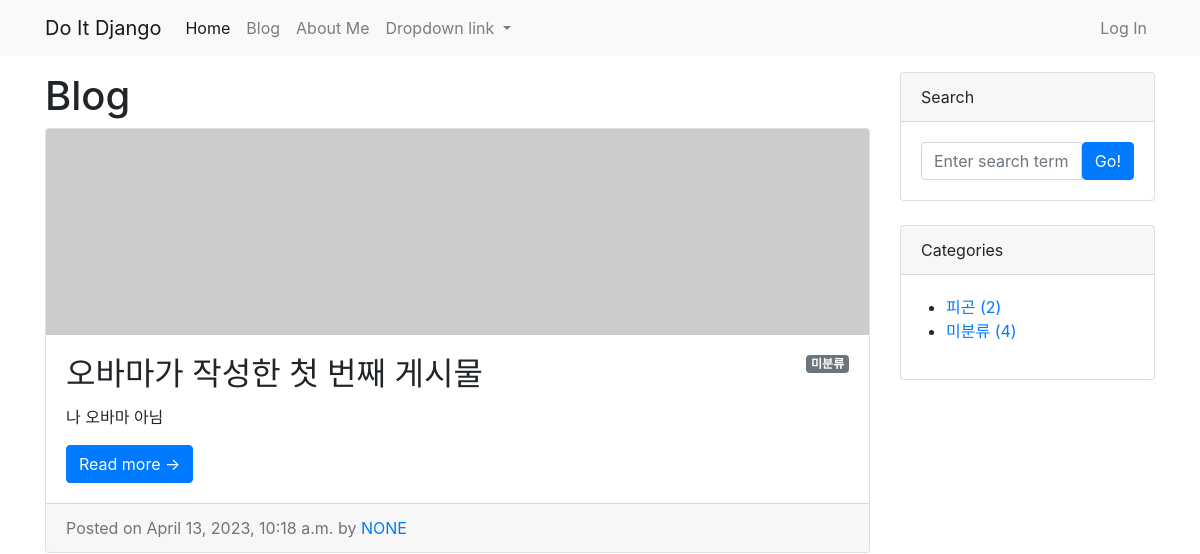
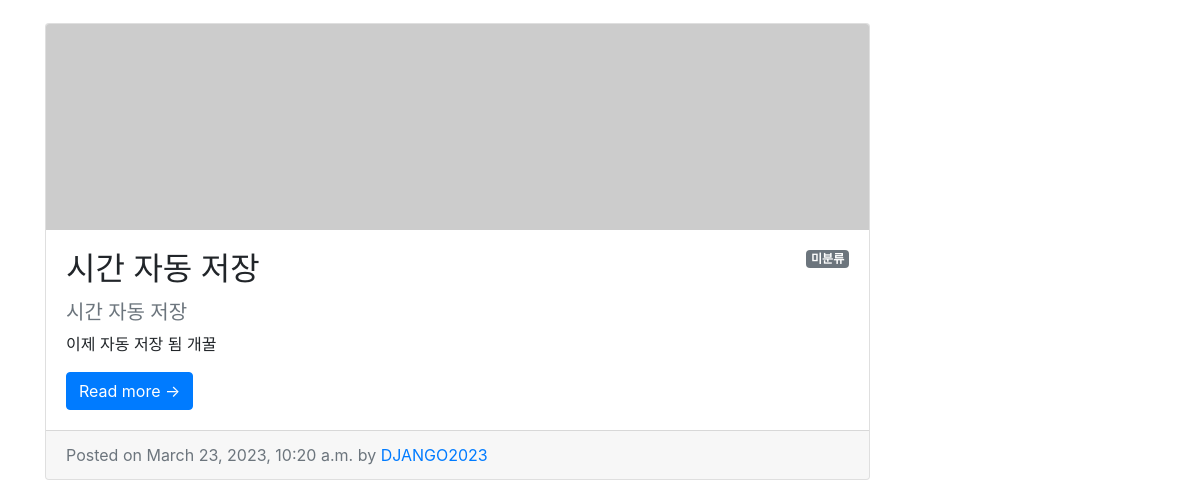
Page /blog/ (upper part) on the earlier database version (2 pictures, top to bottom).
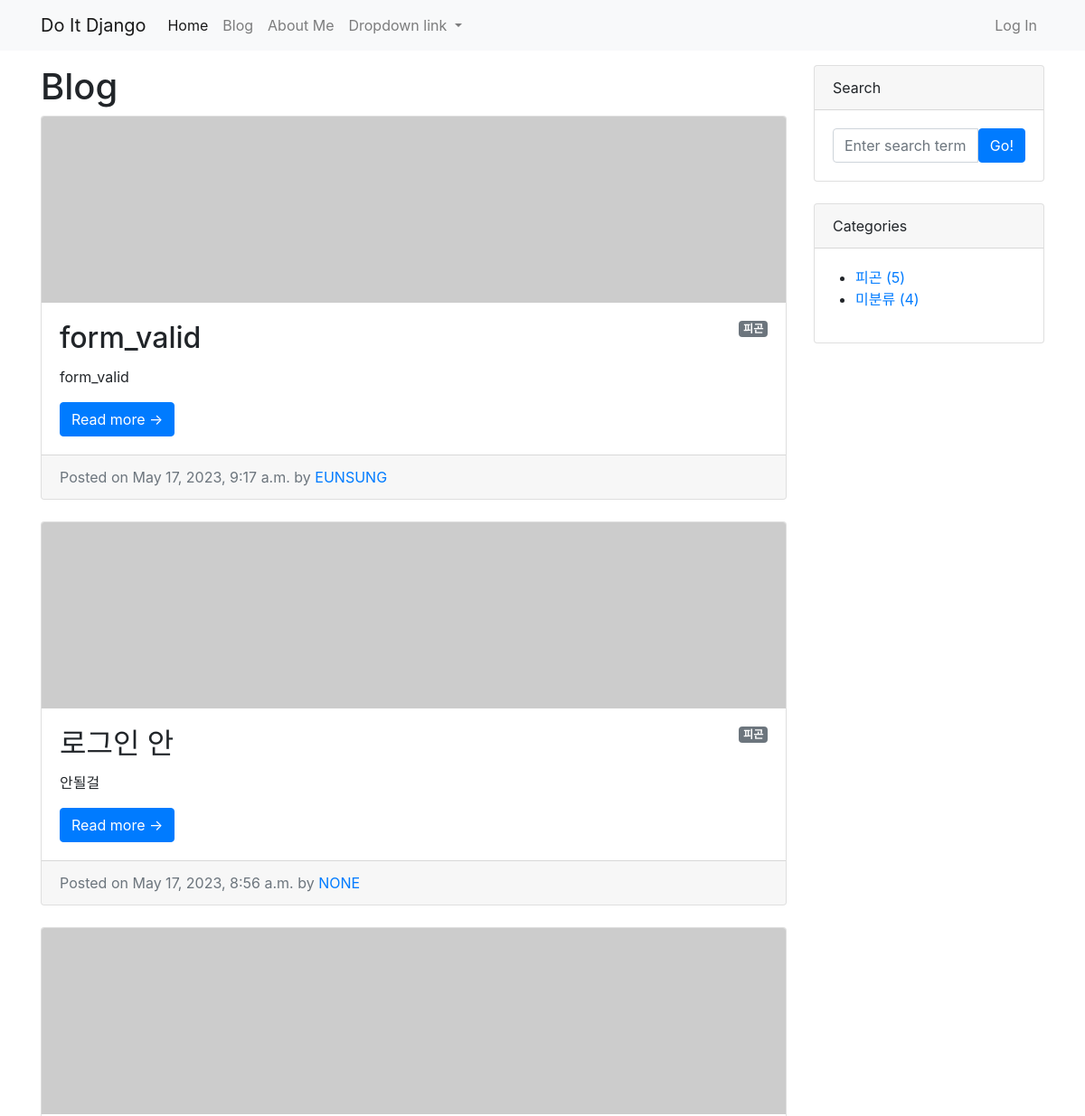
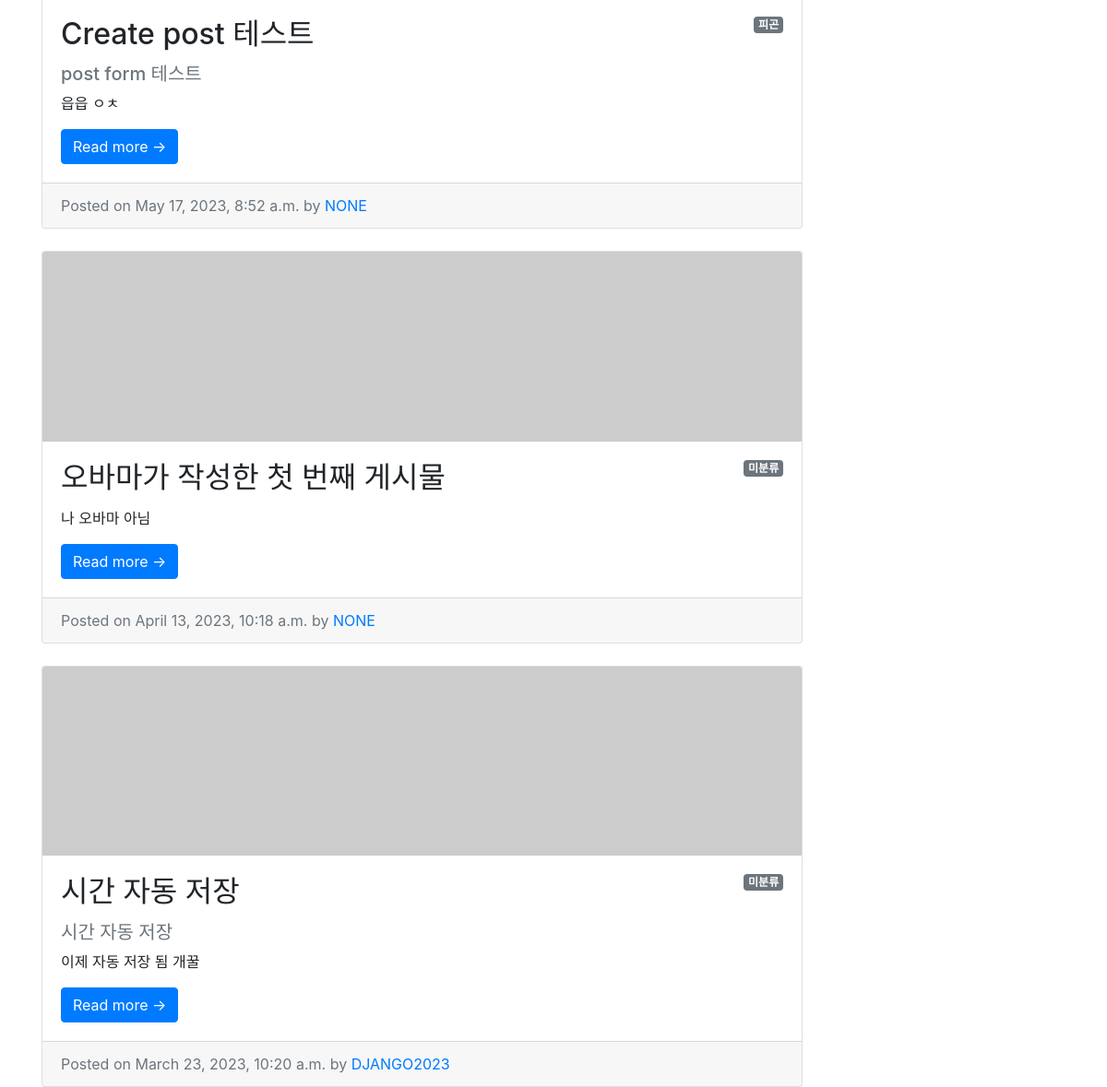
Same page on the later database version (2 pictures, top to bottom).
### blog/models.py (models this page shows, shortened)
class Post(models.Model):
    title = models.CharField(max_length=30)
    hook_text = models.CharField(max_length=100, blank=True)
    content = models.TextField()
    head_image = models.ImageField(upload_to='blog/images/%Y/%m/%d/', blank=True)
    file_upload = models.FileField(upload_to='blog/files/%Y/%m/%d/', blank=True)
    created_at = models.DateTimeField(auto_now_add=True)
    updated_at = models.DateTimeField(auto_now=True)
    author = models.ForeignKey(User, null=True, on_delete=models.SET_NULL)
    category = models.ForeignKey(Category, null=True, blank=True, on_delete=models.SET_NULL)
    tags = models.ManyToManyField(Tag, blank=True)
    def get_absolute_url(self):
        return f'/blog/{self.pk}/'

class Category(models.Model):
    name = models.CharField(max_length=50)
    slug = models.SlugField(max_length=200, unique=True, allow_unicode=True)
    def __str__(self):
        return self.name
    def get_absolute_url(self): # get_absolute_url -> URL을 반환하는 메서드
        return f'/blog/category/{self.slug}/'
    class Meta:
        verbose_name_plural = 'categories'

### blog/views.py (the view)
# urls.py: path('', views.PostList.as_view()),
class PostList(ListView): # ListView 클래스를 상속해서 PostList 클래스 생성
    model = Post
    ordering = '-pk' # pk값의 역순으로 정렬
    def get_context_data(self, **kwargs):
        context = super(PostList, self).get_context_data()
        context['categories'] = Category.objects.all()
        context['no_category_post_count'] = Post.objects.filter(category=None).count()
        return context

### blog/templates/blog/post_list.html (shortened to what this page needs)
{% extends 'blog/base.html' %}
{% block main_area %}
    <h1>Blog
    </h1>
    {% if post_list.exists %}
        {% for p in post_list %}
        <div class="card mb-4" id="post-{{ p.pk }}">
            {% if p.head_image %}
                <img class="card-img-top" src="{{ p.head_image.url }}" alt="{{ p }} head image"/>
            {% else %}
                <img class="card-img-top" src="https://picsum.photos/seed/{{ p.id }}/800/200" alt="random_image">
            {% endif %}
            <div class="card-body">
                {% if p.category %}
                    <span class="badge badge-secondary float-right">{{ p.category }}</span>
                {% else %}
                    <span class="badge badge-secondary float-right">미분류</span>
                {% endif %}
                <h2 class="card-title">{{ p.title }}</h2>
                <h5 class="text-muted">{{ p.hook_text }}</h5>
                <p class="card-text">{{ p.content | truncatewords:45 }}</p>
                <a class="btn btn-primary" href="{{ p.get_absolute_url }}">Read more &rarr;</a>
            </div>
            <div class="card-footer text-muted">
                Posted on {{ p.created_at }} by
                <a href="#">{{ p.author | upper }}</a>
            </div>
        </div>
        {% endfor %}
    {% else %}
        <h3>아직 게시물이 없습니다.</h3>
    {% endif %}
{% endblock %}

### blog/templates/blog/base.html (shortened to what this page needs)
<!DOCTYPE html>
{% load static %}
<html lang="ko">
<html>
    <head>
        <link rel="stylesheet" href="{% static 'blog/bootstrap/bootstrap.min.css' %}" media="screen">
    </head>
    <body>
        {% include 'blog/navbar.html' %}
        <div class="container my-3">
            <div class="row">
                <div class="col-md-8 col-lg-9" id="main-area">
                   {% block main_area %}
                   {% endblock %}
                </div>
                <div class="col-md-4 col-lg-3">
                    <div class="card mb-4">
                        <div class="card-header">Search</div>
                        <div class="card-body">
                            <div class="input-group">
                                <input class="form-control" type="text" placeholder="Enter search term..." aria-label="Enter search term..." aria-describedby="button-search" />
                                <button class="btn btn-primary" id="button-search" type="button">Go!</button>
                            </div>
                        </div>
                    </div>
                    <div class="card mb-4" id="categories-card">
                        <div class="card-header">Categories</div>
                        <div class="card-body">
                            <div class="row">
                                <ul>
                                    {% for category in categories %}
                                    <li><a href="{{ category.get_absolute_url }}"> {{ category }} ({{category.post_set.count }})</a></li>
                                    {% endfor %}
                                    <li><a href="/blog/category/no_category/">미분류 ({{ no_category_post_count }})</a></li>
                                </ul>
                            </div>
                        </div>
                    </div>
                </div>
            </div>
        </div>
    </body>
</html>

### blog/templates/blog/navbar.html (shortened to what this page needs)
<nav class="navbar navbar-expand-lg navbar-light bg-light">
    <div class="container">
        <a class="navbar-brand" href="/">Do It Django</a>
        <div class="collapse navbar-collapse" id="navbarNavDropdown">
            <ul class="navbar-nav">
                <li class="nav-item active">
                    <a class="nav-link" href="/">Home</a>
                </li>
                <li class="nav-item">
                    <a class="nav-link" href="/blog/">Blog</a>
                </li>
                <li class="nav-item">
                    <a class="nav-link" href="/about_me/">About Me</a>
                </li>
                <li class="nav-item dropdown">
                    <a class="nav-link dropdown-toggle" href="#" role="button" data-toggle="dropdown" aria-expanded="false">
                    Dropdown link
                    </a>
                </li>
            </ul>
            <ul class="navbar-nav ml-auto">
                <li class="nav-item">
                    <a class="nav-link" href="#" data-toggle="modal" data-target="#loginModal">Log In</a>
                </li>
            </ul>
        </div>
    </div>
</nav>

Differences in the rows shown:
added Post: category "피곤", title "form_valid", content "form_valid", created_at "May 17, 2023, 9:17 a.m.", author "EUNSUNG"
added Post: category "피곤", title "로그인 안", content "안될걸", created_at "May 17, 2023, 8:56 a.m.", author "NONE"
added Post: category "피곤", title "Create post 테스트", hook_text "post form 테스트", content "읍읍 ㅇㅊ", created_at "May 17, 2023, 8:52 a.m.", author "NONE"
computed for Category "피곤": post_set.count "2" → "5"
